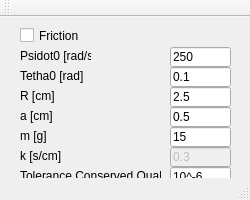
<?xml version="1.0" encoding="UTF-8"?>
<ui version="4.0">
 <class>MainWindow</class>
 <widget class="QMainWindow" name="MainWindow">
  <property name="geometry">
   <rect>
    <x>0</x>
    <y>0</y>
    <width>250</width>
    <height>200</height>
   </rect>
  </property>
  <property name="sizePolicy">
   <sizepolicy hsizetype="Fixed" vsizetype="Fixed">
    <horstretch>0</horstretch>
    <verstretch>0</verstretch>
   </sizepolicy>
  </property>
  <property name="minimumSize">
   <size>
    <width>250</width>
    <height>200</height>
   </size>
  </property>
  <property name="maximumSize">
   <size>
    <width>250</width>
    <height>200</height>
   </size>
  </property>
  <property name="windowTitle">
   <string>Parameters</string>
  </property>
  <widget class="QWidget" name="centralWidget">
   <widget class="QLineEdit" name="psidot0">
    <property name="geometry">
     <rect>
      <x>170</x>
      <y>30</y>
      <width>61</width>
      <height>20</height>
     </rect>
    </property>
    <property name="text">
     <string>250</string>
    </property>
   </widget>
   <widget class="QLineEdit" name="theta0">
    <property name="geometry">
     <rect>
      <x>170</x>
      <y>50</y>
      <width>61</width>
      <height>20</height>
     </rect>
    </property>
    <property name="text">
     <string>0.1</string>
    </property>
   </widget>
   <widget class="QLineEdit" name="a">
    <property name="geometry">
     <rect>
      <x>170</x>
      <y>90</y>
      <width>61</width>
      <height>20</height>
     </rect>
    </property>
    <property name="text">
     <string>0.5</string>
    </property>
   </widget>
   <widget class="QLineEdit" name="m">
    <property name="geometry">
     <rect>
      <x>170</x>
      <y>110</y>
      <width>61</width>
      <height>20</height>
     </rect>
    </property>
    <property name="text">
     <string>15</string>
    </property>
   </widget>
   <widget class="QLineEdit" name="Radius">
    <property name="geometry">
     <rect>
      <x>170</x>
      <y>70</y>
      <width>61</width>
      <height>20</height>
     </rect>
    </property>
    <property name="text">
     <string>2.5</string>
    </property>
   </widget>
   <widget class="QLineEdit" name="k">
    <property name="enabled">
     <bool>false</bool>
    </property>
    <property name="geometry">
     <rect>
      <x>170</x>
      <y>130</y>
      <width>61</width>
      <height>20</height>
     </rect>
    </property>
    <property name="text">
     <string>0.3</string>
    </property>
   </widget>
   <widget class="QLineEdit" name="TolConQual">
    <property name="geometry">
     <rect>
      <x>170</x>
      <y>150</y>
      <width>61</width>
      <height>20</height>
     </rect>
    </property>
    <property name="text">
     <string>10^-6</string>
    </property>
   </widget>
   <widget class="QLabel" name="psidot0_text">
    <property name="geometry">
     <rect>
      <x>20</x>
      <y>30</y>
      <width>71</width>
      <height>17</height>
     </rect>
    </property>
    <property name="text">
     <string>Psidot0 [rad/s]</string>
    </property>
   </widget>
   <widget class="QLabel" name="theta0_text">
    <property name="geometry">
     <rect>
      <x>20</x>
      <y>50</y>
      <width>71</width>
      <height>17</height>
     </rect>
    </property>
    <property name="text">
     <string>Tetha0 [rad]</string>
    </property>
   </widget>
   <widget class="QLabel" name="Radius_text">
    <property name="geometry">
     <rect>
      <x>20</x>
      <y>70</y>
      <width>46</width>
      <height>17</height>
     </rect>
    </property>
    <property name="text">
     <string>R [cm]</string>
    </property>
   </widget>
   <widget class="QLabel" name="a_text">
    <property name="geometry">
     <rect>
      <x>20</x>
      <y>90</y>
      <width>46</width>
      <height>17</height>
     </rect>
    </property>
    <property name="text">
     <string>a [cm]</string>
    </property>
   </widget>
   <widget class="QLabel" name="m_text">
    <property name="geometry">
     <rect>
      <x>20</x>
      <y>110</y>
      <width>46</width>
      <height>17</height>
     </rect>
    </property>
    <property name="text">
     <string>m [g]</string>
    </property>
   </widget>
   <widget class="QLabel" name="k_text">
    <property name="geometry">
     <rect>
      <x>20</x>
      <y>130</y>
      <width>46</width>
      <height>17</height>
     </rect>
    </property>
    <property name="text">
     <string>k [s/cm]</string>
    </property>
   </widget>
   <widget class="QLabel" name="TolConQual_text">
    <property name="geometry">
     <rect>
      <x>20</x>
      <y>150</y>
      <width>141</width>
      <height>17</height>
     </rect>
    </property>
    <property name="text">
     <string>Tolerance Conserved Quality</string>
    </property>
   </widget>
   <widget class="QCheckBox" name="Friction">
    <property name="geometry">
     <rect>
      <x>20</x>
      <y>10</y>
      <width>70</width>
      <height>17</height>
     </rect>
    </property>
    <property name="text">
     <string>Friction</string>
    </property>
   </widget>
  </widget>
  <widget class="QToolBar" name="mainToolBar">
   <attribute name="toolBarArea">
    <enum>TopToolBarArea</enum>
   </attribute>
   <attribute name="toolBarBreak">
    <bool>false</bool>
   </attribute>
  </widget>
  <widget class="QStatusBar" name="statusBar"/>
 </widget>
 <layoutdefault spacing="6" margin="11"/>
 <resources/>
 <connections>
  <connection>
   <sender>Friction</sender>
   <signal>clicked()</signal>
   <receiver>MainWindow</receiver>
   <slot>FrictionChange()</slot>
   <hints>
    <hint type="sourcelabel">
     <x>59</x>
     <y>34</y>
    </hint>
    <hint type="destinationlabel">
     <x>70</x>
     <y>270</y>
    </hint>
   </hints>
  </connection>
 </connections>
 <slots>
  <slot>FrictionChange()</slot>
 </slots>
</ui>
